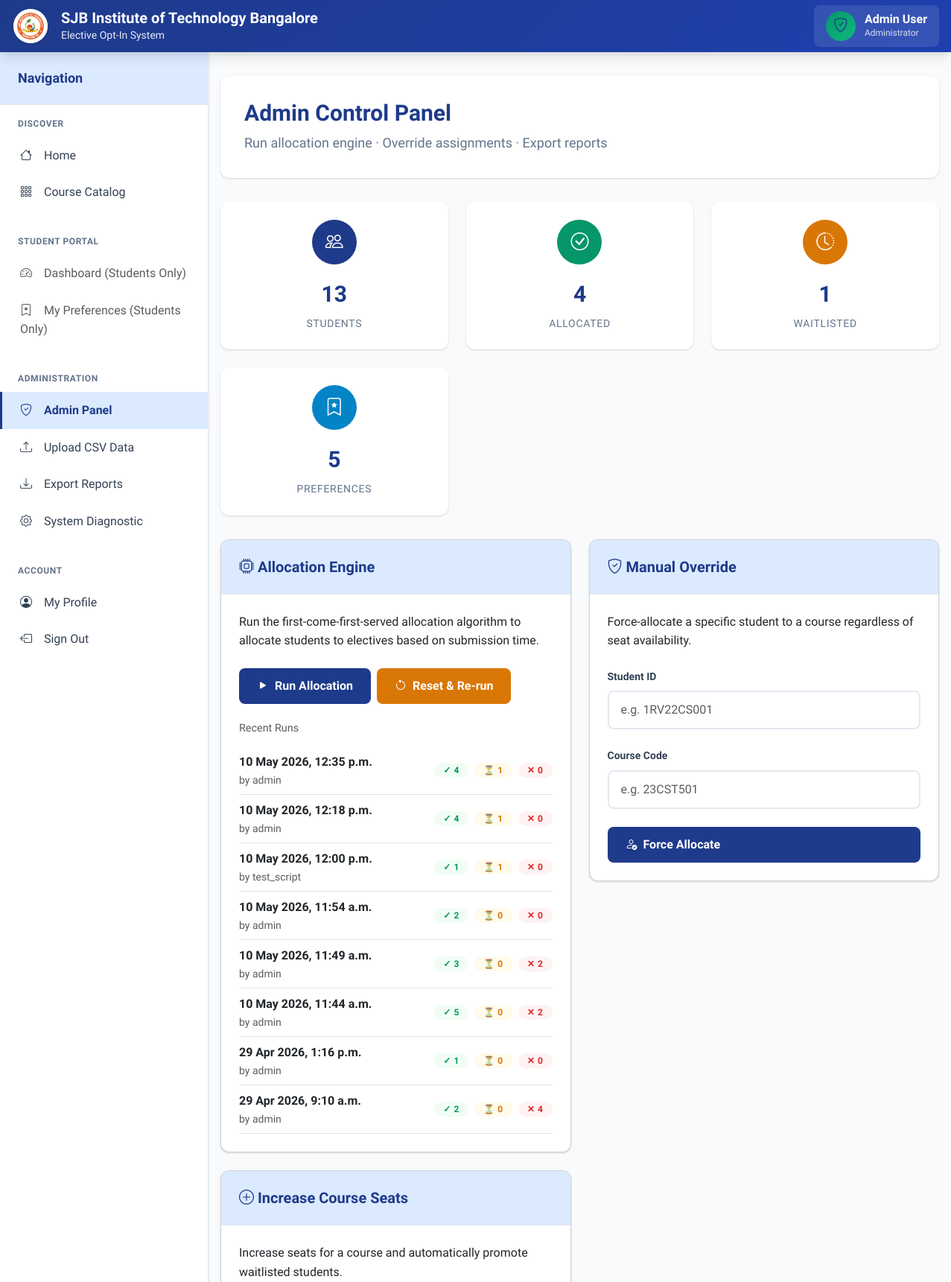
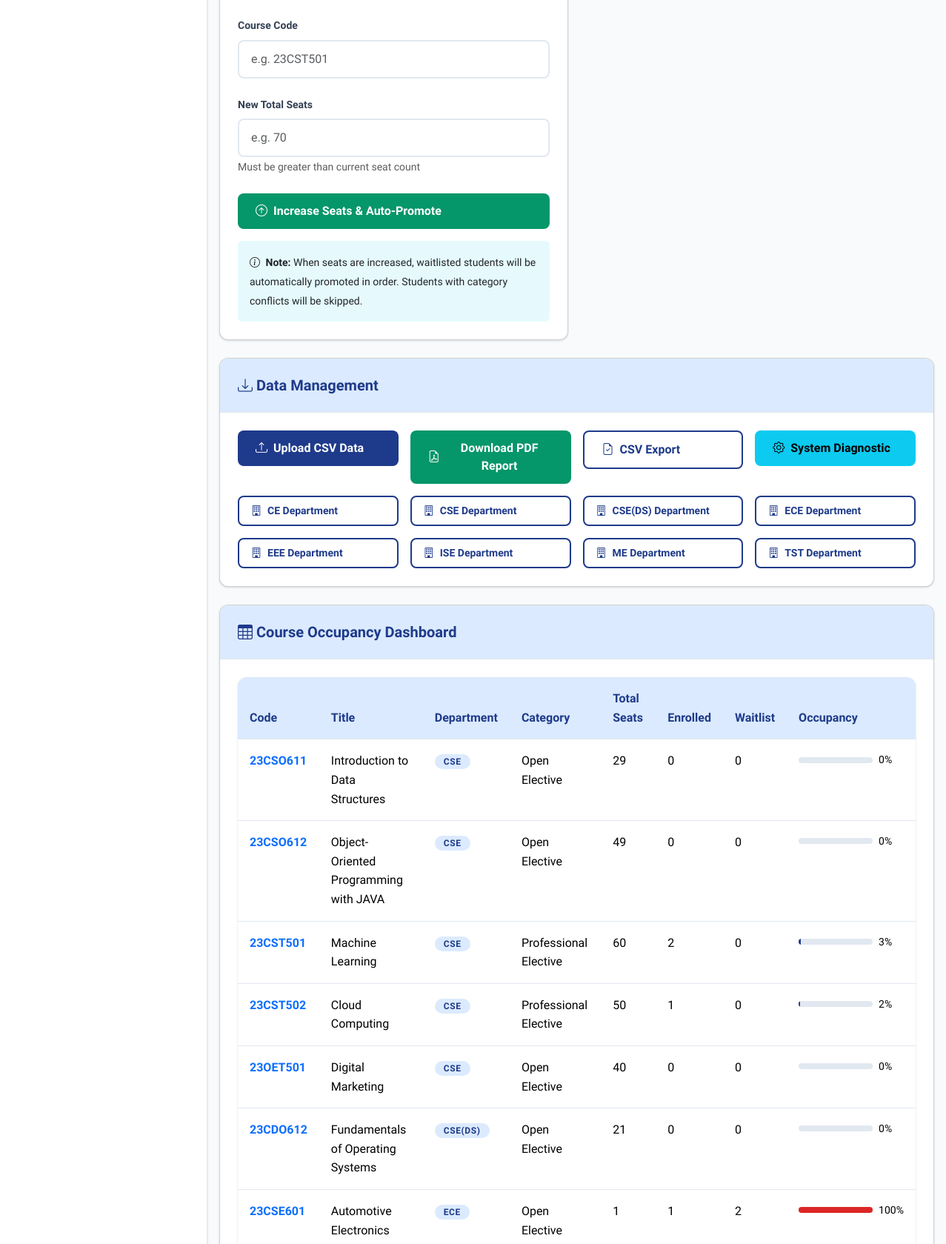
Page /admin-panel/ (signed in, upper part) on the committed database (2 pictures, top to bottom).
### electives/models.py (models this page shows, shortened)
class AllocationRun(models.Model):
    run_at           = models.DateTimeField(default=timezone.now)
    run_by           = models.CharField(max_length=80, default='system')
    total_allocated  = models.IntegerField(default=0)
    total_waitlisted = models.IntegerField(default=0)
    total_rejected   = models.IntegerField(default=0)
    class Meta:
        ordering = ['-run_at']

class Department(models.Model):
    name = models.CharField(max_length=120)
    code = models.CharField(max_length=10, unique=True)
    description = models.TextField(blank=True)
    class Meta:
        ordering = ['code']

class Course(models.Model):
    department          = models.ForeignKey(Department, on_delete=models.CASCADE, related_name='courses')
    code                = models.CharField(max_length=20, unique=True)
    title               = models.CharField(max_length=200)
    credits             = models.IntegerField(default=3)
    category            = models.CharField(max_length=20, choices=CATEGORY_CHOICES, default='open')
    level               = models.CharField(max_length=20, choices=LEVEL_CHOICES, default='intermediate')
    description         = models.TextField()
    job_perspectives    = models.TextField(help_text='One per line – career roles this course targets')
    prerequisites       = models.TextField(blank=True, help_text='One per line')
    total_seats         = models.IntegerField(default=60)
    enrolled_count      = models.IntegerField(default=0)
    is_active           = models.BooleanField(default=True)
    is_open_elective    = models.BooleanField(default=False)
    for_semesters       = models.CharField(max_length=30, default='5,6,7',
                                           help_text='Comma-separated semesters e.g. 5,6,7')
    instructor          = models.CharField(max_length=100, blank=True)
    card_color          = models.CharField(max_length=7, default='#4361ee')
    created_at          = models.DateTimeField(auto_now_add=True)
    class Meta:
        ordering = ['department', 'code']
    @property
    def occupancy_pct(self):
        if not self.total_seats:
            return 0
        return min(100, int(self.enrolled_count / self.total_seats * 100))

### electives/views.py (the view)
# urls.py: path('admin-panel/',        views.admin_panel,       name='admin_panel'),
@login_required
def admin_panel(request):
    if not request.user.is_staff:
        messages.error(request, 'Admin access required.')
        return redirect('home')
    from django.db import transaction
    with transaction.atomic():
        for course in Course.objects.filter(is_active=True):
            actual_count = Allocation.objects.filter(
                course=course,
                status='confirmed'
            ).count()
            if course.enrolled_count != actual_count:
                course.enrolled_count = actual_count
                course.save(update_fields=['enrolled_count'])
    courses = Course.objects.filter(is_active=True).annotate(
        conf=Count('allocations', filter=Q(allocations__status='confirmed')),
        wl=Count('waitlist', filter=Q(waitlist__is_active=True)),
    ).select_related('department').order_by('department__code','code')
    runs  = AllocationRun.objects.all()[:8]
    stats = {
        'students':    Student.objects.count(),
        'allocated':   Allocation.objects.filter(status='confirmed').count(),
        'waitlisted':  Waitlist.objects.filter(is_active=True).count(),
        'preferences': Preference.objects.count(),
    }
    return render(request, 'electives/admin_panel.html', {
        'courses': courses, 'runs': runs, 'stats': stats,
        'departments': Department.objects.all(),
    })

### templates/electives/admin_panel.html (shortened to what this page needs)
{% extends "electives/base.html" %}
{% block n_admin %}active{% endblock %}
{% block content %}
<div class="page-header">
  <h1 class="page-title">Admin Control Panel</h1>
  <p class="page-subtitle">Run allocation engine · Override assignments · Export reports</p>
</div>
<div class="stats-grid">
  <div class="stat-card">
    <div class="stat-icon primary">
      <i class="bi bi-people"></i>
    </div>
    <div class="stat-number">{{ stats.students }}</div>
    <div class="stat-label">Students</div>
  </div>
  <div class="stat-card">
    <div class="stat-icon success">
      <i class="bi bi-check-circle"></i>
    </div>
    <div class="stat-number">{{ stats.allocated }}</div>
    <div class="stat-label">Allocated</div>
  </div>
  <div class="stat-card">
    <div class="stat-icon warning">
      <i class="bi bi-clock-history"></i>
    </div>
    <div class="stat-number">{{ stats.waitlisted }}</div>
    <div class="stat-label">Waitlisted</div>
  </div>
  <div class="stat-card">
    <div class="stat-icon info">
      <i class="bi bi-bookmark-star"></i>
    </div>
    <div class="stat-number">{{ stats.preferences }}</div>
    <div class="stat-label">Preferences</div>
  </div>
</div>
<div class="row g-4">
  <div class="col-lg-6">
    <div class="card">
      <div class="card-header">
        <h2 class="card-title">
          <i class="bi bi-cpu"></i> Allocation Engine
        </h2>
      </div>
      <div class="card-body">
        <p class="mb-4">Run the first-come-first-served allocation algorithm to allocate students to electives based on submission time.</p>
        <div class="d-flex gap-2 mb-4">
          <button class="btn btn-primary" onclick="runAlloc(false)">
            <i class="bi bi-play-fill"></i> Run Allocation
          </button>
          <button class="btn btn-warning" onclick="runAlloc(true)">
            <i class="bi bi-arrow-counterclockwise"></i> Reset & Re-run
          </button>
        </div>
        <div class="mt-4">
          <h4 class="text-muted mb-3" style="font-size: 0.9rem;">Recent Runs</h4>
          {% for run in runs %}
          <div class="d-flex justify-content-between align-items-center py-2 border-bottom">
            <div>
              <div class="fw-semibold">{{ run.run_at|date:"d M Y, g:i a" }}</div>
              <div class="text-muted small">by {{ run.run_by }}</div>
            </div>
            <div class="d-flex gap-2">
              <span class="badge badge-success">✓ {{ run.total_allocated }}</span>
              <span class="badge badge-warning">⏳ {{ run.total_waitlisted }}</span>
              <span class="badge badge-danger">✕ {{ run.total_rejected }}</span>
            </div>
          </div>
          {% empty %}
          <div class="text-muted text-center py-3">No runs yet.</div>
          {% endfor %}
        </div>
      </div>
    </div>
  </div>
  <div class="col-lg-6">
    <div class="card">
      <div class="card-header">
        <h2 class="card-title">
          <i class="bi bi-shield-check"></i> Manual Override
        </h2>
      </div>
      <div class="card-body">
        <p class="mb-4">Force-allocate a specific student to a course regardless of seat availability.</p>
        <div class="form-group">
          <label class="form-label">Student ID</label>
          <input type="text" id="ovStudentId" class="form-control" placeholder="e.g. 1RV22CS001">
        </div>
        <div class="form-group">
          <label class="form-label">Course Code</label>
          <input type="text" id="ovCourseCode" class="form-control" placeholder="e.g. 23CST501">
        </div>
        <button class="btn btn-primary w-100" onclick="doOverride()">
          <i class="bi bi-person-check"></i> Force Allocate
        </button>
      </div>
    </div>
  </div>
  <div class="col-lg-6">
    <div class="card">
      <div class="card-header">
        <h2 class="card-title">
          <i class="bi bi-plus-circle"></i> Increase Course Seats
        </h2>
      </div>
      <div class="card-body">
        <p class="mb-4">Increase seats for a course and automatically promote waitlisted students.</p>
        <div class="form-group">
          <label class="form-label">Course Code</label>
          <input type="text" id="seatCourseCode" class="form-control" placeholder="e.g. 23CST501">
        </div>
        <div class="form-group">
          <label class="form-label">New Total Seats</label>
          <input type="number" id="newSeats" class="form-control" placeholder="e.g. 70" min="1">
          <small class="text-muted">Must be greater than current seat count</small>
        </div>
        <button class="btn btn-success w-100" onclick="increaseSeats()">
          <i class="bi bi-arrow-up-circle"></i> Increase Seats & Auto-Promote
        </button>
        <div class="mt-3 p-3 bg-info bg-opacity-10 rounded">
          <small>
            <i class="bi bi-info-circle me-1"></i>
            <strong>Note:</strong> When seats are increased, waitlisted students will be automatically promoted in order.
            Students with category conflicts will be skipped.
          </small>
        </div>
      </div>
    </div>
  </div>
  <div class="col-12">
    <div class="card">
      <div class="card-header">
        <h2 class="card-title">
          <i class="bi bi-download"></i> Data Management
        </h2>
      </div>
      <div class="card-body">
        <div class="row g-3">
          <div class="col-md-3">
            <a href="/admin/csv-upload/" class="btn btn-primary w-100">
              <i class="bi bi-upload"></i> Upload CSV Data
            </a>
          </div>
          <div class="col-md-3">
            <a href="{% url 'download_summary_pdf' %}" class="btn btn-success w-100">
              <i class="bi bi-file-earmark-pdf"></i> Download PDF Report
            </a>
          </div>
          <div class="col-md-3">
            <a href="/admin/export/?status=confirmed" class="btn btn-secondary w-100">
              <i class="bi bi-file-earmark-check"></i> CSV Export
            </a>
          </div>
          <div class="col-md-3">
            <a href="/admin/diagnostic/" class="btn btn-info w-100">
              <i class="bi bi-gear"></i> System Diagnostic
            </a>
          </div>
          {% for dept in departments %}
          <div class="col-md-3">
            <a href="/admin/export/?department={{ dept.code }}" class="btn btn-sm btn-secondary w-100">
              <i class="bi bi-building"></i> {{ dept.code }} Department
            </a>
          </div>
          {% endfor %}
        </div>
      </div>
    </div>
  </div>
</div>
<div class="card mt-4">
  <div class="card-header">
    <h2 class="card-title">
      <i class="bi bi-table"></i> Course Occupancy Dashboard
    </h2>
  </div>
  <div class="card-body">
    <div class="table-container">
      <table class="table">
        <thead>
          <tr>
            <th>Code</th>
            <th>Title</th>
            <th>Department</th>
            <th>Category</th>
            <th>Total Seats</th>
            <th>Enrolled</th>
            <th>Waitlist</th>
            <th>Occupancy</th>
          </tr>
        </thead>
        <tbody>
          {% for c in courses %}
          <tr>
            <td>
              <a href="/courses/{{ c.code }}/" class="text-primary fw-semibold">{{ c.code }}</a>
            </td>
            <td>{{ c.title }}</td>
            <td>
              <span class="badge badge-primary">{{ c.department.code }}</span>
            </td>
            <td>{{ c.get_category_display }}</td>
            <td>{{ c.total_seats }}</td>
            <td>{{ c.conf }}</td>
            <td>{{ c.wl }}</td>
            <td>
              <div class="d-flex align-items-center gap-2">
                <div class="progress" style="width: 100px;">
                  <div class="progress-bar {% if c.occupancy_pct >= 100 %}danger{% elif c.occupancy_pct >= 80 %}warning{% endif %}"
                       style="width: {{ c.occupancy_pct }}%"></div>
                </div>
                <span class="small">{{ c.occupancy_pct }}%</span>
              </div>
            </td>
          </tr>
          {% endfor %}
        </tbody>
      </table>
    </div>
  </div>
</div>
{% endblock %}

### templates/electives/base.html (shortened to what this page needs)
<!DOCTYPE html>
<html lang="en">
<head>
<link href="https://cdn.jsdelivr.net/npm/bootstrap@5.3.2/dist/css/bootstrap.min.css" rel="stylesheet">
<link href="https://cdn.jsdelivr.net/npm/bootstrap-icons@1.11.3/font/bootstrap-icons.css" rel="stylesheet">
<link rel="stylesheet" href="/static/css/styles.css">
</head>
<body>
<div class="main-layout">
  <header class="main-header">
    <div class="header-brand">
      <div class="brand-logo">
        <img src="/static/logo.png" alt="SJBIT Logo" class="logo-img">
      </div>
      <div class="brand-text">
        <h1>SJB Institute of Technology Bangalore</h1>
        <p>Elective Opt-In System</p>
      </div>
    </div>
    <div class="header-actions">
      {% if user.is_authenticated %}
      <div class="dropdown">
        <div class="user-profile" role="button" id="userDropdown" data-bs-toggle="dropdown" aria-expanded="false">
          <div class="user-avatar {% if user.is_staff %}admin-avatar{% else %}student-avatar{% endif %}">
            {% if user.is_staff %}
            <i class="bi bi-shield-check" style="font-size: 1.2rem;"></i>
            {% else %}
            {{ user.first_name|first|upper }}{% if user.last_name %}{{ user.last_name|first|upper }}{% endif %}
            {% endif %}
          </div>
          <div class="user-info">
            <h3>{{ user.get_full_name|default:user.username }}</h3>
            <p>{% if user.is_staff %}Administrator{% else %}{% if user.student %}{{ user.student.student_id }}{% endif %}{% endif %}</p>
          </div>
        </div>
      </div>
      {% else %}
      <a href="/login/" class="btn btn-secondary">
        <i class="bi bi-person-circle"></i> Sign In
      </a>
      {% endif %}
    </div>
  </header>
  <aside class="sidebar" id="sidebar">
    <div class="sidebar-header">
      <h2 class="sidebar-title">Navigation</h2>
    </div>
    <nav class="sidebar-nav">
      <div class="nav-section">
        <div class="nav-section-title">Discover</div>
        <a href="/" class="nav-item {% block n_home %}{% endblock %}">
          <i class="bi bi-house"></i> Home
        </a>
        <a href="/catalog/" class="nav-item {% block n_catalog %}{% endblock %}">
          <i class="bi bi-grid-3x3-gap"></i> Course Catalog
        </a>
      </div>
      {% if user.is_authenticated and not user.is_staff %}
      <div class="nav-section">
        <div class="nav-section-title">Student Portal</div>
        <a href="/dashboard/" class="nav-item {% block n_dash %}{% endblock %}">
          <i class="bi bi-speedometer2"></i> Dashboard
        </a>
        <a href="/preferences/" class="nav-item {% block n_prefs %}{% endblock %}">
          <i class="bi bi-bookmark-star"></i> My Preferences
        </a>
      </div>
      {% elif user.is_authenticated and user.is_staff %}
      <div class="nav-section">
        <div class="nav-section-title">Student Portal</div>
        <div class="nav-item text-muted">
          <i class="bi bi-speedometer2"></i> Dashboard (Students Only)
        </div>
        <div class="nav-item text-muted">
          <i class="bi bi-bookmark-star"></i> My Preferences (Students Only)
        </div>
      </div>
      {% endif %}
      {% if user.is_staff %}
      <div class="nav-section">
        <div class="nav-section-title">Administration</div>
        <a href="/admin-panel/" class="nav-item {% block n_admin %}{% endblock %}">
          <i class="bi bi-shield-check"></i> Admin Panel
        </a>
        <a href="/admin/csv-upload/" class="nav-item">
          <i class="bi bi-upload"></i> Upload CSV Data
        </a>
        <a href="/admin/export/" class="nav-item">
          <i class="bi bi-download"></i> Export Reports
        </a>
        <a href="/admin/diagnostic/" class="nav-item">
          <i class="bi bi-gear"></i> System Diagnostic
        </a>
      </div>
      {% endif %}
      {% if user.is_authenticated %}
      <div class="nav-section">
        <div class="nav-section-title">Account</div>
        <a href="/profile/" class="nav-item {% block n_profile %}{% endblock %}">
          <i class="bi bi-person-circle"></i> My Profile
        </a>
        <a href="/logout/" class="nav-item">
          <i class="bi bi-box-arrow-left"></i> Sign Out
        </a>
      </div>
      {% endif %}
    </nav>
  </aside>
  <main class="main-content">
    {% block content %}{% endblock %}
  </main>
</div>
</body>
</html>

### rows in the picture
AllocationRun: run_at "10 May 2026, 12:35 p.m.", run_by "admin", total_allocated "4", total_waitlisted "1", total_rejected "0"
AllocationRun: run_at "10 May 2026, 12:18 p.m.", run_by "admin", total_allocated "4", total_waitlisted "1", total_rejected "0"
AllocationRun: run_at "10 May 2026, 12:00 p.m.", run_by "test_script", total_allocated "1", total_waitlisted "1", total_rejected "0"
AllocationRun: run_at "10 May 2026, 11:54 a.m.", run_by "admin", total_allocated "2", total_waitlisted "0", total_rejected "0"
AllocationRun: run_at "10 May 2026, 11:49 a.m.", run_by "admin", total_allocated "3", total_waitlisted "0", total_rejected "2"
AllocationRun: run_at "10 May 2026, 11:44 a.m.", run_by "admin", total_allocated "5", total_waitlisted "0", total_rejected "2"
AllocationRun: run_at "29 Apr 2026, 1:16 p.m.", run_by "admin", total_allocated "1", total_waitlisted "0", total_rejected "0"
AllocationRun: run_at "29 Apr 2026, 9:10 a.m.", run_by "admin", total_allocated "2", total_waitlisted "0", total_rejected "4"
Department: code "CE"
Department: code "CSE"
Department: code "CSE(DS)"
Department: code "ECE"
Department: code "EEE"
Department: code "ISE"
Department: code "ME"
Department: code "TST"
Course: code "23CSO611", title "Introduction to Data Structures", department.code "CSE", category "Open Elective", total_seats "29", conf "0", wl "0", occupancy_pct "0"
Course: code "23CSO612", title "Object-Oriented Programming with JAVA", department.code "CSE", category "Open Elective", total_seats "49", conf "0", wl "0", occupancy_pct "0"
Course: code "23CST501", title "Machine Learning", department.code "CSE", category "Professional Elective", total_seats "60", conf "2", wl "0", occupancy_pct "3"
Course: code "23CST502", title "Cloud Computing", department.code "CSE", category "Professional Elective", total_seats "50", conf "1", wl "0", occupancy_pct "2"
Course: code "23OET501", title "Digital Marketing", department.code "CSE", category "Open Elective", total_seats "40", conf "0", wl "0", occupancy_pct "0"
Course: code "23CDO612", title "Fundamentals of Operating Systems", department.code "CSE(DS)", category "Open Elective", total_seats "21", conf "0", wl "0", occupancy_pct "0"
Course: code "23CSE601", title "Automotive Electronics", department.code "ECE", category "Open Elective", total_seats "1", conf "1", wl "2", occupancy_pct "100"

### other values in the picture
{{ user.get_full_name|default:user.username }} "Admin User"
{{ stats.students }} "13"
{{ stats.allocated }} "4"
{{ stats.waitlisted }} "1"
{{ stats.preferences }} "5"
